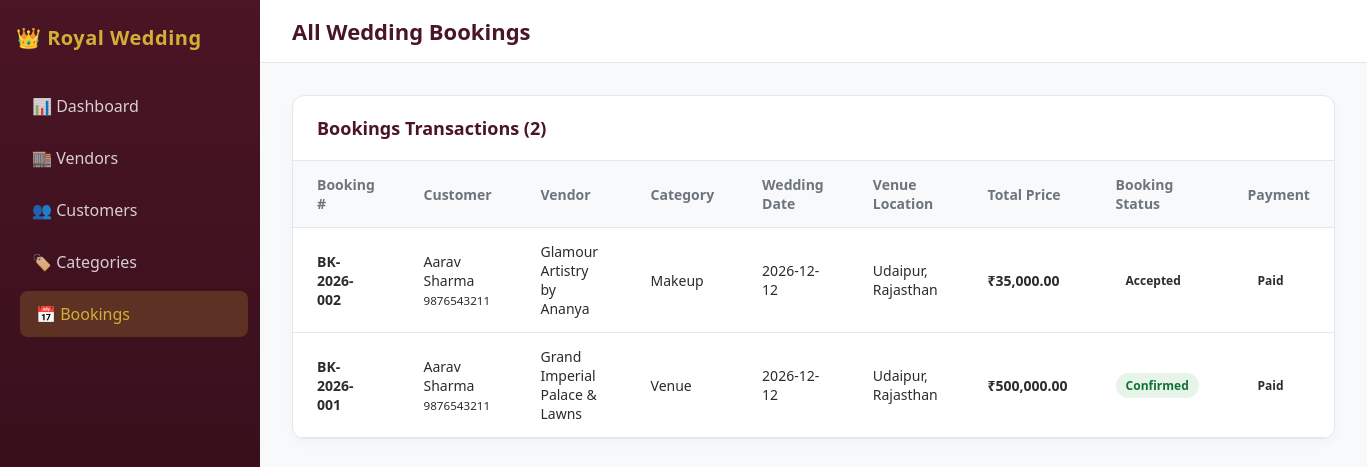
Page /admin/bookings.php on the committed database.
### tables this page shows
CREATE TABLE IF NOT EXISTS `bookings` (
  `id` INT AUTO_INCREMENT PRIMARY KEY,
  `booking_number` VARCHAR(50) NOT NULL UNIQUE,
  `customer_id` INT NOT NULL,
  `vendor_id` INT NOT NULL,
  `package_id` INT DEFAULT NULL,
  `destination_package_id` INT DEFAULT NULL,
  `wedding_date` DATE NOT NULL,
  `venue_location` VARCHAR(255) NOT NULL,
  `guest_count` INT DEFAULT 100,
  `special_requirements` TEXT DEFAULT NULL,
  `total_price` DECIMAL(10, 2) NOT NULL,
  `status` ENUM('Pending', 'Accepted', 'Rejected', 'Confirmed', 'Completed', 'Cancelled') DEFAULT 'Pending',
  `payment_status` ENUM('pending', 'paid', 'partial', 'refunded') DEFAULT 'pending',
  `created_at` TIMESTAMP DEFAULT CURRENT_TIMESTAMP,
  `updated_at` TIMESTAMP DEFAULT CURRENT_TIMESTAMP ON UPDATE CURRENT_TIMESTAMP,
  FOREIGN KEY (`customer_id`) REFERENCES `users`(`id`) ON DELETE CASCADE,
  FOREIGN KEY (`vendor_id`) REFERENCES `vendors`(`id`) ON DELETE CASCADE
);

CREATE TABLE IF NOT EXISTS `users` (
  `id` INT AUTO_INCREMENT PRIMARY KEY,
  `full_name` VARCHAR(100) NOT NULL,
  `email` VARCHAR(100) NOT NULL UNIQUE,
  `password_hash` VARCHAR(255) NOT NULL,
  `phone` VARCHAR(20) DEFAULT NULL,
  `role` ENUM('customer', 'vendor', 'admin') NOT NULL DEFAULT 'customer',
  `profile_image` VARCHAR(255) DEFAULT NULL,
  `status` ENUM('active', 'inactive', 'suspended') NOT NULL DEFAULT 'active',
  `created_at` TIMESTAMP DEFAULT CURRENT_TIMESTAMP,
  `updated_at` TIMESTAMP DEFAULT CURRENT_TIMESTAMP ON UPDATE CURRENT_TIMESTAMP
);

CREATE TABLE IF NOT EXISTS `vendors` (
  `id` INT AUTO_INCREMENT PRIMARY KEY,
  `user_id` INT NOT NULL,
  `business_name` VARCHAR(150) NOT NULL,
  `category_id` INT NOT NULL,
  `city` VARCHAR(100) NOT NULL,
  `address` TEXT DEFAULT NULL,
  `starting_price` DECIMAL(10, 2) NOT NULL DEFAULT 0.00,
  `description` TEXT DEFAULT NULL,
  `rating` DECIMAL(3, 2) NOT NULL DEFAULT 0.00,
  `total_reviews` INT NOT NULL DEFAULT 0,
  `status` ENUM('pending', 'approved', 'rejected') NOT NULL DEFAULT 'pending',
  `created_at` TIMESTAMP DEFAULT CURRENT_TIMESTAMP,
  `updated_at` TIMESTAMP DEFAULT CURRENT_TIMESTAMP ON UPDATE CURRENT_TIMESTAMP,
  FOREIGN KEY (`user_id`) REFERENCES `users`(`id`) ON DELETE CASCADE,
  FOREIGN KEY (`category_id`) REFERENCES `categories`(`id`) ON DELETE CASCADE
);

CREATE TABLE IF NOT EXISTS `categories` (
  `id` INT AUTO_INCREMENT PRIMARY KEY,
  `name` VARCHAR(100) NOT NULL UNIQUE,
  `icon` VARCHAR(50) DEFAULT 'celebration',
  `image_url` VARCHAR(255) DEFAULT NULL,
  `description` TEXT DEFAULT NULL,
  `is_active` TINYINT(1) DEFAULT 1,
  `created_at` TIMESTAMP DEFAULT CURRENT_TIMESTAMP
);

### admin/bookings.php (the view, shortened to what this page needs)
<?php
$db = (new Database())->getConnection();
$query = "SELECT b.*, u.full_name as customer_name, u.phone as customer_phone, v.business_name, c.name as category_name
          FROM bookings b
          JOIN users u ON b.customer_id = u.id
          JOIN vendors v ON b.vendor_id = v.id
          JOIN categories c ON v.category_id = c.id
          ORDER BY b.id DESC";
$bookings = $db->query($query)->fetchAll();
?>
<!DOCTYPE html>
<html lang="en">
<head>
    <link rel="stylesheet" href="css/style.css">
</head>
<body>
    <div class="sidebar">
        <div class="brand">👑 Royal Wedding</div>
        <nav>
            <a href="index.php">📊 Dashboard</a>
            <a href="vendors.php">🏬 Vendors</a>
            <a href="customers.php">👥 Customers</a>
            <a href="categories.php">🏷️ Categories</a>
            <a href="bookings.php" class="active">📅 Bookings</a>
        </nav>
    </div>
    <div class="main-wrapper">
        <header>
            <h1>All Wedding Bookings</h1>
        </header>
        <div class="content">
            <div class="card-table">
                <div class="table-header">
                    <h2>Bookings Transactions (<?= count($bookings) ?>)</h2>
                </div>
                <table>
                    <thead>
                        <tr>
                            <th>Booking #</th>
                            <th>Customer</th>
                            <th>Vendor</th>
                            <th>Category</th>
                            <th>Wedding Date</th>
                            <th>Venue Location</th>
                            <th>Total Price</th>
                            <th>Booking Status</th>
                            <th>Payment</th>
                        </tr>
                    </thead>
                    <tbody>
                        <?php foreach ($bookings as $b): ?>
                        <tr>
                            <td><strong><?= htmlspecialchars($b['booking_number']) ?></strong></td>
                            <td><?= htmlspecialchars($b['customer_name']) ?><br><small><?= htmlspecialchars($b['customer_phone']) ?></small></td>
                            <td><?= htmlspecialchars($b['business_name']) ?></td>
                            <td><?= htmlspecialchars($b['category_name']) ?></td>
                            <td><?= htmlspecialchars($b['wedding_date']) ?></td>
                            <td><?= htmlspecialchars($b['venue_location']) ?></td>
                            <td><strong>₹<?= number_format($b['total_price'], 2) ?></strong></td>
                            <td><span class="badge badge-<?= strtolower($b['status']) ?>"><?= $b['status'] ?></span></td>
                            <td><span class="badge badge-<?= strtolower($b['payment_status']) ?>"><?= ucfirst($b['payment_status']) ?></span></td>
                        </tr>
                        <?php endforeach; ?>
                    </tbody>
                </table>
            </div>
        </div>
    </div>
</body>
</html>

### admin/css/style.css (style rules this page uses)
:root { --primary: #4A1525; --primary-light: #7A283E; --accent: #D4AF37; --accent-light: #F4E8C1; --bg-dark: #1A1A24; --card-bg: #FFFFFF; --text-dark: #2C2C2C; --text-muted: #6C757D; --border-color: #E2E8F0; --success: #28A745; --warning: #FFC107; --danger: #DC3545; }
* { margin: 0; padding: 0; box-sizing: border-box; font-family: 'Segoe UI', system-ui, -apple-system, sans-serif; }
body { background-color: #F8F9FA; color: var(--text-dark); display: flex; min-height: 100vh; }
.sidebar { width: 260px; background: linear-gradient(180deg, var(--primary) 0%, #2D0B16 100%); color: #FFFFFF; padding: 24px 16px; flex-shrink: 0; }
.sidebar .brand { font-size: 20px; font-weight: 700; color: var(--accent); margin-bottom: 32px; display: flex; align-items: center; gap: 10px; letter-spacing: 0.5px; }
.sidebar nav { display: flex; flex-direction: column; gap: 6px; }
.sidebar nav a { color: rgba(255,255,255,0.8); text-decoration: none; padding: 12px 16px; border-radius: 8px; font-weight: 500; display: flex; align-items: center; gap: 12px; transition: all 0.2s ease; }
.sidebar nav a:hover, .sidebar nav a.active { background-color: rgba(212, 175, 55, 0.2); color: var(--accent); transform: translateX(4px); }
.main-wrapper { flex-grow: 1; display: flex; flex-direction: column; }
header { background-color: #FFFFFF; border-bottom: 1px solid var(--border-color); padding: 16px 32px; display: flex; justify-content: space-between; align-items: center; }
header h1 { font-size: 22px; color: var(--primary); }
.content { padding: 32px; flex-grow: 1; }
.card-table { background: #FFFFFF; border-radius: 12px; border: 1px solid var(--border-color); box-shadow: 0 4px 12px rgba(0,0,0,0.03); overflow: hidden; }
.table-header { padding: 20px 24px; border-bottom: 1px solid var(--border-color); display: flex; justify-content: space-between; align-items: center; }
.table-header h2 { font-size: 18px; color: var(--primary); }
table { width: 100%; border-collapse: collapse; text-align: left; }
th, td { padding: 14px 24px; border-bottom: 1px solid var(--border-color); font-size: 14px; }
th { background-color: #F8F9FA; font-weight: 600; color: var(--text-muted); }
.badge { padding: 4px 10px; border-radius: 20px; font-size: 12px; font-weight: 600; display: inline-block; }
.badge-approved, .badge-confirmed, .badge-active { background: #E6F4EA; color: #137333; }

### rows in the picture
bookings: booking_number "BK-2026-002", customer.full_name "Aarav Sharma", customer.phone "9876543211", vendor.business_name "Glamour Artistry by Ananya", categories.name "Makeup", wedding_date "2026-12-12", venue_location "Udaipur, Rajasthan", total_price "35,000.00", status "Accepted", payment_status "Paid"
bookings: booking_number "BK-2026-001", customer.full_name "Aarav Sharma", customer.phone "9876543211", vendor.business_name "Grand Imperial Palace & Lawns", categories.name "Venue", wedding_date "2026-12-12", venue_location "Udaipur, Rajasthan", total_price "500,000.00", status "Confirmed", payment_status "Paid"

### other values in the picture
count($bookings) "2"
